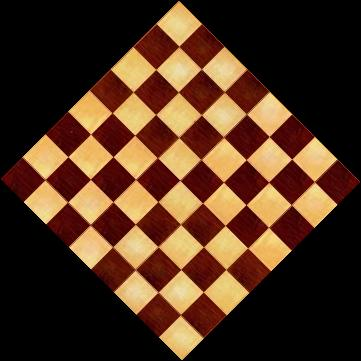
#> input picture Assignment3/grid_rotated.jpg, 361 x 361 px
$ python '3 - Harris_Inbuilt.py'   (Python 2 division)
#> lines starting #> are read from the running program, lines starting #| are printed output that depends on the picture; after the words box and inside, x2 and y2 are one past the last pixel; in counts of white or black regions, pixels touching at a corner belong together
import cv2
import numpy as np
import timeit

filename = 'grid_rotated.jpg'
img = cv2.imread(filename)
#> img is the input picture: shape (361, 361, 3); mean B, G, R 31.3, 51.2, 79.9
gray = cv2.cvtColor(img,cv2.COLOR_BGR2GRAY)
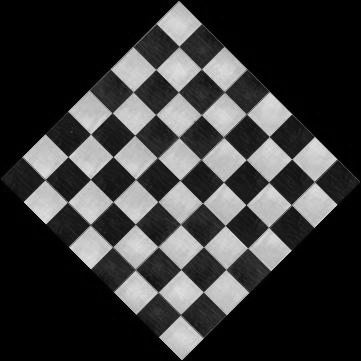
#> gray: shape (361, 361); min 0, max 239, mean 57.5

gray = np.float32(gray)
#start timer
start = timeit.default_timer()
dst = cv2.cornerHarris(gray,2,3,0.04)
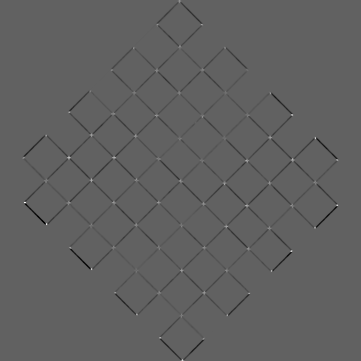
#> dst: shape (361, 361) float32; min -59323260, max 95813584, mean -612017; drawn with min black and max white

#result is dilated for marking the corners, not important
dst = cv2.dilate(dst,None)
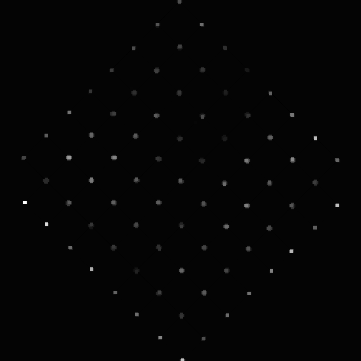
#> dst: shape (361, 361) float32; min -1593515.8, max 95813584, mean 338702.1; drawn with min black and max white
print dst
#> (printed output is left out)

# Threshold for an optimal value, it may vary depending on the image.
img[dst>0.01*dst.max()]=[0,0,255]
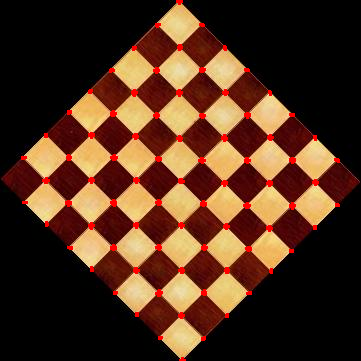
#> img: shape (361, 361, 3); 1.86% of pixels changed, all inside (x1, y1, x2, y2) = (21, 0, 340, 361)

stop = timeit.default_timer()
print 'time to run'
print stop-start

cv2.imshow('dst',img)
if cv2.waitKey(0) & 0xff == 27:
#> (key Esc is pressed here)
    cv2.destroyAllWindows()

$ run again, with Assignment3/grid1.jpg copied over Assignment3/grid_rotated.jpg
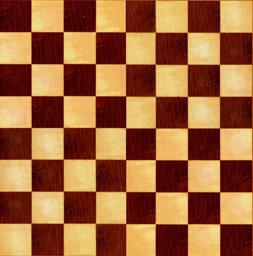
#> input picture Assignment3/grid1.jpg, 253 x 256 px
#> img is the input picture: shape (256, 253, 3); mean B, G, R 60.8, 102.3, 160.3
#> `dst = cv2.dilate(dst,None)`:
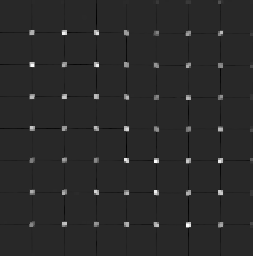
#> dst: shape (256, 253) float32; min -6910240, max 36355660, mean 300369.2; drawn with min black and max white
#> (printed output is left out)
#> `img[dst>0.01*dst.max()]=[0,0,255]`:
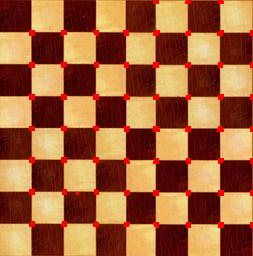
#> img: shape (256, 253, 3); 2.78% of pixels changed, all inside (x1, y1, x2, y2) = (29, 0, 253, 228)
